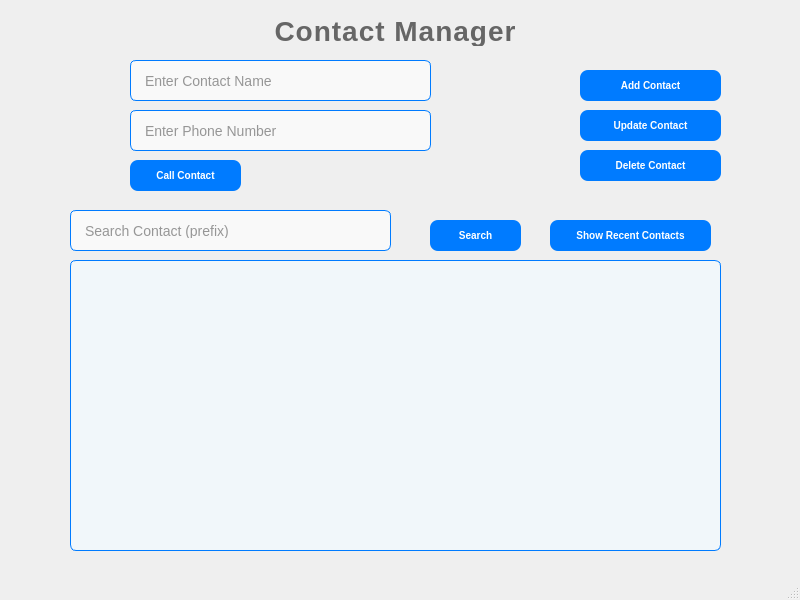
<?xml version="1.0" encoding="UTF-8"?>
<ui version="4.0">
 <class>MainWindow</class>
 <widget class="QMainWindow" name="MainWindow">
  <property name="geometry">
   <rect>
    <x>0</x>
    <y>0</y>
    <width>800</width>
    <height>600</height>
   </rect>
  </property>
  <property name="font">
   <font>
    <family>Arial</family>
    <bold>false</bold>
   </font>
  </property>
  <property name="windowTitle">
   <string>MainWindow</string>
  </property>
  <property name="styleSheet">
   <string notr="true">/* Main Window */
QMainWindow {
    background-color: #e0f2f9; /* Soft light blue-grey background for a fresh, modern look */
    color: #333; /* Darker grey for better contrast */
    font-family: 'Arial', sans-serif; /* Clean, professional font */
    border: 1px solid #ccc;
    border-radius: 10px; /* Rounded corners for the main window */
    padding: 20px; /* Padding for overall layout */
}

/* Title Bar */
QWidget#titleBar {
    background: qlineargradient(spread:pad, x1:0, y1:0, x2:1, y2:0, stop:0 #0056b3, stop:1 #007BFF); /* Gradient background */
    color: white; /* White text */
    font-size: 20px; /* Larger font for title */
    font-weight: bold; /* Bold font for emphasis */
    padding: 15px; /* Extra padding for better spacing */
    border-bottom: 2px solid #0056b3; /* Stylish bottom border */
}

/* Button Styling */
QPushButton {
    background-color: #007BFF; /* Standard blue */
    color: white;
    border-radius: 8px;
    padding: 12px 24px; /* Extra padding for a bolder look */
    font-size: 16px;
    font-weight: bold; /* Bold text for stronger call to action */
    border: none;
    box-shadow: 0px 3px 10px rgba(0, 123, 255, 0.3); /* Drop shadow for depth */
    transition: background-color 0.3s ease, box-shadow 0.3s ease;
}

QP
</string>
  </property>
  <property name="tabShape">
   <enum>QTabWidget::TabShape::Rounded</enum>
  </property>
  <widget class="QWidget" name="centralwidget">
   <widget class="QLineEdit" name="nameInput">
    <property name="geometry">
     <rect>
      <x>130</x>
      <y>60</y>
      <width>301</width>
      <height>41</height>
     </rect>
    </property>
    <property name="styleSheet">
     <string notr="true">QLineEdit {
    padding: 12px; /* Slightly increased padding for comfort */
    border: 1px solid #007BFF; /* More vibrant border for better visibility */
    border-radius: 6px; /* Softer rounded corners */
    font-size: 14px; /* Larger font for better readability */
    color: #333; /* Darker text color for good contrast */
    background-color: #f9f9f9; /* Subtle grey background for softness */
}

QLineEdit:focus {
    border: 1px solid #0056b3; /* Stronger blue on focus */
    background-color: #ffffff; /* Brighten background on focus */
}

QLineEdit::placeholder {
    color: #666; /* Darker placeholder for better visibility */
    font-size: 13px; /* Slightly larger placeholder text */
}
</string>
    </property>
    <property name="text">
     <string/>
    </property>
    <property name="placeholderText">
     <string>Enter Contact Name </string>
    </property>
    <property name="clearButtonEnabled">
     <bool>true</bool>
    </property>
   </widget>
   <widget class="QLineEdit" name="phoneInput">
    <property name="geometry">
     <rect>
      <x>130</x>
      <y>110</y>
      <width>301</width>
      <height>41</height>
     </rect>
    </property>
    <property name="styleSheet">
     <string notr="true">QLineEdit {
    padding: 12px; /* Slightly increased padding for comfort */
    border: 1px solid #007BFF; /* More vibrant border for better visibility */
    border-radius: 6px; /* Softer rounded corners */
    font-size: 14px; /* Larger font for better readability */
    color: #333; /* Darker text color for good contrast */
    background-color: #f9f9f9; /* Subtle grey background for softness */
}

QLineEdit:focus {
    border: 1px solid #0056b3; /* Stronger blue on focus */
    background-color: #ffffff; /* Brighten background on focus */
}

QLineEdit::placeholder {
    color: #666; /* Darker placeholder for better visibility */
    font-size: 13px; /* Slightly larger placeholder text */
}
</string>
    </property>
    <property name="placeholderText">
     <string>Enter Phone Number</string>
    </property>
    <property name="clearButtonEnabled">
     <bool>true</bool>
    </property>
   </widget>
   <widget class="QLineEdit" name="searchInput">
    <property name="geometry">
     <rect>
      <x>70</x>
      <y>210</y>
      <width>321</width>
      <height>41</height>
     </rect>
    </property>
    <property name="styleSheet">
     <string notr="true">QLineEdit {
    padding: 12px; /* Slightly increased padding for comfort */
    border: 1px solid #007BFF; /* More vibrant border for better visibility */
    border-radius: 6px; /* Softer rounded corners */
    font-size: 14px; /* Larger font for better readability */
    color: #333; /* Darker text color for good contrast */
    background-color: #f9f9f9; /* Subtle grey background for softness */
}

QLineEdit:focus {
    border: 1px solid #0056b3; /* Stronger blue on focus */
    background-color: #ffffff; /* Brighten background on focus */
}

QLineEdit::placeholder {
    color: #666; /* Darker placeholder for better visibility */
    font-size: 13px; /* Slightly larger placeholder text */
}
</string>
    </property>
    <property name="placeholderText">
     <string>Search Contact (prefix)</string>
    </property>
   </widget>
   <widget class="QPushButton" name="addButton">
    <property name="geometry">
     <rect>
      <x>580</x>
      <y>70</y>
      <width>141</width>
      <height>31</height>
     </rect>
    </property>
    <property name="palette">
     <palette>
      <active>
       <colorrole role="WindowText">
        <brush brushstyle="SolidPattern">
         <color alpha="255">
          <red>255</red>
          <green>255</green>
          <blue>255</blue>
         </color>
        </brush>
       </colorrole>
       <colorrole role="Button">
        <brush brushstyle="SolidPattern">
         <color alpha="255">
          <red>0</red>
          <green>123</green>
          <blue>255</blue>
         </color>
        </brush>
       </colorrole>
       <colorrole role="Text">
        <brush brushstyle="SolidPattern">
         <color alpha="255">
          <red>255</red>
          <green>255</green>
          <blue>255</blue>
         </color>
        </brush>
       </colorrole>
       <colorrole role="ButtonText">
        <brush brushstyle="SolidPattern">
         <color alpha="255">
          <red>255</red>
          <green>255</green>
          <blue>255</blue>
         </color>
        </brush>
       </colorrole>
       <colorrole role="Base">
        <brush brushstyle="SolidPattern">
         <color alpha="255">
          <red>0</red>
          <green>123</green>
          <blue>255</blue>
         </color>
        </brush>
       </colorrole>
       <colorrole role="Window">
        <brush brushstyle="SolidPattern">
         <color alpha="255">
          <red>0</red>
          <green>123</green>
          <blue>255</blue>
         </color>
        </brush>
       </colorrole>
       <colorrole role="PlaceholderText">
        <brush brushstyle="SolidPattern">
         <color alpha="128">
          <red>255</red>
          <green>255</green>
          <blue>255</blue>
         </color>
        </brush>
       </colorrole>
      </active>
      <inactive>
       <colorrole role="WindowText">
        <brush brushstyle="SolidPattern">
         <color alpha="255">
          <red>255</red>
          <green>255</green>
          <blue>255</blue>
         </color>
        </brush>
       </colorrole>
       <colorrole role="Button">
        <brush brushstyle="SolidPattern">
         <color alpha="255">
          <red>0</red>
          <green>123</green>
          <blue>255</blue>
         </color>
        </brush>
       </colorrole>
       <colorrole role="Text">
        <brush brushstyle="SolidPattern">
         <color alpha="255">
          <red>255</red>
          <green>255</green>
          <blue>255</blue>
         </color>
        </brush>
       </colorrole>
       <colorrole role="ButtonText">
        <brush brushstyle="SolidPattern">
         <color alpha="255">
          <red>255</red>
          <green>255</green>
          <blue>255</blue>
         </color>
        </brush>
       </colorrole>
       <colorrole role="Base">
        <brush brushstyle="SolidPattern">
         <color alpha="255">
          <red>0</red>
          <green>123</green>
          <blue>255</blue>
         </color>
        </brush>
       </colorrole>
       <colorrole role="Window">
        <brush brushstyle="SolidPattern">
         <color alpha="255">
          <red>0</red>
          <green>123</green>
          <blue>255</blue>
         </color>
        </brush>
       </colorrole>
       <colorrole role="PlaceholderText">
        <brush brushstyle="SolidPattern">
         <color alpha="128">
          <red>255</red>
          <green>255</green>
          <blue>255</blue>
         </color>
        </brush>
       </colorrole>
      </inactive>
      <disabled>
       <colorrole role="WindowText">
        <brush brushstyle="SolidPattern">
         <color alpha="255">
          <red>255</red>
          <green>255</green>
          <blue>255</blue>
         </color>
        </brush>
       </colorrole>
       <colorrole role="Button">
        <brush brushstyle="SolidPattern">
         <color alpha="255">
          <red>0</red>
          <green>123</green>
          <blue>255</blue>
         </color>
        </brush>
       </colorrole>
       <colorrole role="Text">
        <brush brushstyle="SolidPattern">
         <color alpha="255">
          <red>255</red>
          <green>255</green>
          <blue>255</blue>
         </color>
        </brush>
       </colorrole>
       <colorrole role="ButtonText">
        <brush brushstyle="SolidPattern">
         <color alpha="255">
          <red>255</red>
          <green>255</green>
          <blue>255</blue>
         </color>
        </brush>
       </colorrole>
       <colorrole role="Base">
        <brush brushstyle="SolidPattern">
         <color alpha="255">
          <red>0</red>
          <green>123</green>
          <blue>255</blue>
         </color>
        </brush>
       </colorrole>
       <colorrole role="Window">
        <brush brushstyle="SolidPattern">
         <color alpha="255">
          <red>0</red>
          <green>123</green>
          <blue>255</blue>
         </color>
        </brush>
       </colorrole>
       <colorrole role="PlaceholderText">
        <brush brushstyle="SolidPattern">
         <color alpha="128">
          <red>255</red>
          <green>255</green>
          <blue>255</blue>
         </color>
        </brush>
       </colorrole>
      </disabled>
     </palette>
    </property>
    <property name="font">
     <font>
      <family>Segoe UI</family>
      <pointsize>-1</pointsize>
      <bold>true</bold>
     </font>
    </property>
    <property name="styleSheet">
     <string notr="true">QPushButton {
    background-color: #007BFF; /* Primary color */
    color: white;
    border-radius: 8px; /* Rounded corners */
    padding: 10px 20px; /* Vertical and horizontal padding */
    font-size: 10px; /* Font size */
}

QPushButton:hover {
    background-color: #0056b3; /* Darker shade on hover */
}

QPushButton:pressed {
    background-color: #003f7f; /* Even darker on press */
}
</string>
    </property>
    <property name="text">
     <string>Add Contact</string>
    </property>
    <property name="icon">
     <iconset theme="QIcon::ThemeIcon::ContactNew"/>
    </property>
   </widget>
   <widget class="QPushButton" name="updateButton">
    <property name="geometry">
     <rect>
      <x>580</x>
      <y>110</y>
      <width>141</width>
      <height>31</height>
     </rect>
    </property>
    <property name="palette">
     <palette>
      <active>
       <colorrole role="WindowText">
        <brush brushstyle="SolidPattern">
         <color alpha="255">
          <red>255</red>
          <green>255</green>
          <blue>255</blue>
         </color>
        </brush>
       </colorrole>
       <colorrole role="Button">
        <brush brushstyle="SolidPattern">
         <color alpha="255">
          <red>0</red>
          <green>123</green>
          <blue>255</blue>
         </color>
        </brush>
       </colorrole>
       <colorrole role="Text">
        <brush brushstyle="SolidPattern">
         <color alpha="255">
          <red>255</red>
          <green>255</green>
          <blue>255</blue>
         </color>
        </brush>
       </colorrole>
       <colorrole role="ButtonText">
        <brush brushstyle="SolidPattern">
         <color alpha="255">
          <red>255</red>
          <green>255</green>
          <blue>255</blue>
         </color>
        </brush>
       </colorrole>
       <colorrole role="Base">
        <brush brushstyle="SolidPattern">
         <color alpha="255">
          <red>0</red>
          <green>123</green>
          <blue>255</blue>
         </color>
        </brush>
       </colorrole>
       <colorrole role="Window">
        <brush brushstyle="SolidPattern">
         <color alpha="255">
          <red>0</red>
          <green>123</green>
          <blue>255</blue>
         </color>
        </brush>
       </colorrole>
       <colorrole role="PlaceholderText">
        <brush brushstyle="SolidPattern">
         <color alpha="128">
          <red>255</red>
          <green>255</green>
          <blue>255</blue>
         </color>
        </brush>
       </colorrole>
      </active>
      <inactive>
       <colorrole role="WindowText">
        <brush brushstyle="SolidPattern">
         <color alpha="255">
          <red>255</red>
          <green>255</green>
          <blue>255</blue>
         </color>
        </brush>
       </colorrole>
       <colorrole role="Button">
        <brush brushstyle="SolidPattern">
         <color alpha="255">
          <red>0</red>
          <green>123</green>
          <blue>255</blue>
         </color>
        </brush>
       </colorrole>
       <colorrole role="Text">
        <brush brushstyle="SolidPattern">
         <color alpha="255">
          <red>255</red>
          <green>255</green>
          <blue>255</blue>
         </color>
        </brush>
       </colorrole>
       <colorrole role="ButtonText">
        <brush brushstyle="SolidPattern">
         <color alpha="255">
          <red>255</red>
          <green>255</green>
          <blue>255</blue>
         </color>
        </brush>
       </colorrole>
       <colorrole role="Base">
        <brush brushstyle="SolidPattern">
         <color alpha="255">
          <red>0</red>
          <green>123</green>
          <blue>255</blue>
         </color>
        </brush>
       </colorrole>
       <colorrole role="Window">
        <brush brushstyle="SolidPattern">
         <color alpha="255">
          <red>0</red>
          <green>123</green>
          <blue>255</blue>
         </color>
        </brush>
       </colorrole>
       <colorrole role="PlaceholderText">
        <brush brushstyle="SolidPattern">
         <color alpha="128">
          <red>255</red>
          <green>255</green>
          <blue>255</blue>
         </color>
        </brush>
       </colorrole>
      </inactive>
      <disabled>
       <colorrole role="WindowText">
        <brush brushstyle="SolidPattern">
         <color alpha="255">
          <red>255</red>
          <green>255</green>
          <blue>255</blue>
         </color>
        </brush>
       </colorrole>
       <colorrole role="Button">
        <brush brushstyle="SolidPattern">
         <color alpha="255">
          <red>0</red>
          <green>123</green>
          <blue>255</blue>
         </color>
        </brush>
       </colorrole>
       <colorrole role="Text">
        <brush brushstyle="SolidPattern">
         <color alpha="255">
          <red>255</red>
          <green>255</green>
          <blue>255</blue>
         </color>
        </brush>
       </colorrole>
       <colorrole role="ButtonText">
        <brush brushstyle="SolidPattern">
         <color alpha="255">
          <red>255</red>
          <green>255</green>
          <blue>255</blue>
         </color>
        </brush>
       </colorrole>
       <colorrole role="Base">
        <brush brushstyle="SolidPattern">
         <color alpha="255">
          <red>0</red>
          <green>123</green>
          <blue>255</blue>
         </color>
        </brush>
       </colorrole>
       <colorrole role="Window">
        <brush brushstyle="SolidPattern">
         <color alpha="255">
          <red>0</red>
          <green>123</green>
          <blue>255</blue>
         </color>
        </brush>
       </colorrole>
       <colorrole role="PlaceholderText">
        <brush brushstyle="SolidPattern">
         <color alpha="128">
          <red>255</red>
          <green>255</green>
          <blue>255</blue>
         </color>
        </brush>
       </colorrole>
      </disabled>
     </palette>
    </property>
    <property name="font">
     <font>
      <family>Segoe UI</family>
      <pointsize>-1</pointsize>
      <bold>true</bold>
     </font>
    </property>
    <property name="styleSheet">
     <string notr="true">QPushButton {
    background-color: #007BFF; /* Primary color */
    color: white;
    border-radius: 8px; /* Rounded corners */
    padding: 10px 20px; /* Vertical and horizontal padding */
    font-size: 10px; /* Font size */
}

QPushButton:hover {
    background-color: #0056b3; /* Darker shade on hover */
}

QPushButton:pressed {
    background-color: #003f7f; /* Even darker on press */
}
</string>
    </property>
    <property name="text">
     <string>Update Contact</string>
    </property>
    <property name="icon">
     <iconset theme="QIcon::ThemeIcon::SyncSynchronizing"/>
    </property>
   </widget>
   <widget class="QPushButton" name="deleteButton">
    <property name="geometry">
     <rect>
      <x>580</x>
      <y>150</y>
      <width>141</width>
      <height>31</height>
     </rect>
    </property>
    <property name="palette">
     <palette>
      <active>
       <colorrole role="WindowText">
        <brush brushstyle="SolidPattern">
         <color alpha="255">
          <red>255</red>
          <green>255</green>
          <blue>255</blue>
         </color>
        </brush>
       </colorrole>
       <colorrole role="Button">
        <brush brushstyle="SolidPattern">
         <color alpha="255">
          <red>0</red>
          <green>123</green>
          <blue>255</blue>
         </color>
        </brush>
       </colorrole>
       <colorrole role="Text">
        <brush brushstyle="SolidPattern">
         <color alpha="255">
          <red>255</red>
          <green>255</green>
          <blue>255</blue>
         </color>
        </brush>
       </colorrole>
       <colorrole role="ButtonText">
        <brush brushstyle="SolidPattern">
         <color alpha="255">
          <red>255</red>
          <green>255</green>
          <blue>255</blue>
         </color>
        </brush>
       </colorrole>
       <colorrole role="Base">
        <brush brushstyle="SolidPattern">
         <color alpha="255">
          <red>0</red>
          <green>123</green>
          <blue>255</blue>
         </color>
        </brush>
       </colorrole>
       <colorrole role="Window">
        <brush brushstyle="SolidPattern">
         <color alpha="255">
          <red>0</red>
          <green>123</green>
          <blue>255</blue>
         </color>
        </brush>
       </colorrole>
       <colorrole role="PlaceholderText">
        <brush brushstyle="SolidPattern">
         <color alpha="128">
          <red>255</red>
          <green>255</green>
          <blue>255</blue>
         </color>
        </brush>
       </colorrole>
      </active>
      <inactive>
       <colorrole role="WindowText">
        <brush brushstyle="SolidPattern">
         <color alpha="255">
          <red>255</red>
          <green>255</green>
          <blue>255</blue>
         </color>
        </brush>
       </colorrole>
       <colorrole role="Button">
        <brush brushstyle="SolidPattern">
         <color alpha="255">
          <red>0</red>
          <green>123</green>
          <blue>255</blue>
         </color>
        </brush>
       </colorrole>
       <colorrole role="Text">
        <brush brushstyle="SolidPattern">
         <color alpha="255">
          <red>255</red>
          <green>255</green>
          <blue>255</blue>
         </color>
        </brush>
       </colorrole>
       <colorrole role="ButtonText">
        <brush brushstyle="SolidPattern">
         <color alpha="255">
          <red>255</red>
          <green>255</green>
          <blue>255</blue>
         </color>
        </brush>
       </colorrole>
       <colorrole role="Base">
        <brush brushstyle="SolidPattern">
         <color alpha="255">
          <red>0</red>
          <green>123</green>
          <blue>255</blue>
         </color>
        </brush>
       </colorrole>
       <colorrole role="Window">
        <brush brushstyle="SolidPattern">
         <color alpha="255">
          <red>0</red>
          <green>123</green>
          <blue>255</blue>
         </color>
        </brush>
       </colorrole>
       <colorrole role="PlaceholderText">
        <brush brushstyle="SolidPattern">
         <color alpha="128">
          <red>255</red>
          <green>255</green>
          <blue>255</blue>
         </color>
        </brush>
       </colorrole>
      </inactive>
      <disabled>
       <colorrole role="WindowText">
        <brush brushstyle="SolidPattern">
         <color alpha="255">
          <red>255</red>
          <green>255</green>
          <blue>255</blue>
         </color>
        </brush>
       </colorrole>
       <colorrole role="Button">
        <brush brushstyle="SolidPattern">
         <color alpha="255">
          <red>0</red>
          <green>123</green>
          <blue>255</blue>
         </color>
        </brush>
       </colorrole>
       <colorrole role="Text">
        <brush brushstyle="SolidPattern">
         <color alpha="255">
          <red>255</red>
          <green>255</green>
          <blue>255</blue>
         </color>
        </brush>
       </colorrole>
       <colorrole role="ButtonText">
        <brush brushstyle="SolidPattern">
         <color alpha="255">
          <red>255</red>
          <green>255</green>
          <blue>255</blue>
         </color>
        </brush>
       </colorrole>
       <colorrole role="Base">
        <brush brushstyle="SolidPattern">
         <color alpha="255">
          <red>0</red>
          <green>123</green>
          <blue>255</blue>
         </color>
        </brush>
       </colorrole>
       <colorrole role="Window">
        <brush brushstyle="SolidPattern">
         <color alpha="255">
          <red>0</red>
          <green>123</green>
          <blue>255</blue>
         </color>
        </brush>
       </colorrole>
       <colorrole role="PlaceholderText">
        <brush brushstyle="SolidPattern">
         <color alpha="128">
          <red>255</red>
          <green>255</green>
          <blue>255</blue>
         </color>
        </brush>
       </colorrole>
      </disabled>
     </palette>
    </property>
    <property name="font">
     <font>
      <family>Segoe UI</family>
      <pointsize>-1</pointsize>
      <bold>true</bold>
     </font>
    </property>
    <property name="styleSheet">
     <string notr="true">QPushButton {
    background-color: #007BFF; /* Primary color */
    color: white;
    border-radius: 8px; /* Rounded corners */
    padding: 10px 20px; /* Vertical and horizontal padding */
    font-size: 10px; /* Font size */
}

QPushButton:hover {
    background-color: #0056b3; /* Darker shade on hover */
}

QPushButton:pressed {
    background-color: #003f7f; /* Even darker on press */
}
</string>
    </property>
    <property name="text">
     <string>Delete Contact</string>
    </property>
    <property name="icon">
     <iconset theme="QIcon::ThemeIcon::EditClear"/>
    </property>
   </widget>
   <widget class="QPushButton" name="callButton">
    <property name="geometry">
     <rect>
      <x>130</x>
      <y>160</y>
      <width>111</width>
      <height>31</height>
     </rect>
    </property>
    <property name="palette">
     <palette>
      <active>
       <colorrole role="WindowText">
        <brush brushstyle="SolidPattern">
         <color alpha="255">
          <red>255</red>
          <green>255</green>
          <blue>255</blue>
         </color>
        </brush>
       </colorrole>
       <colorrole role="Button">
        <brush brushstyle="SolidPattern">
         <color alpha="255">
          <red>0</red>
          <green>123</green>
          <blue>255</blue>
         </color>
        </brush>
       </colorrole>
       <colorrole role="Text">
        <brush brushstyle="SolidPattern">
         <color alpha="255">
          <red>255</red>
          <green>255</green>
          <blue>255</blue>
         </color>
        </brush>
       </colorrole>
       <colorrole role="ButtonText">
        <brush brushstyle="SolidPattern">
         <color alpha="255">
          <red>255</red>
          <green>255</green>
          <blue>255</blue>
         </color>
        </brush>
       </colorrole>
       <colorrole role="Base">
        <brush brushstyle="SolidPattern">
         <color alpha="255">
          <red>0</red>
          <green>123</green>
          <blue>255</blue>
         </color>
        </brush>
       </colorrole>
       <colorrole role="Window">
        <brush brushstyle="SolidPattern">
         <color alpha="255">
          <red>0</red>
          <green>123</green>
          <blue>255</blue>
         </color>
        </brush>
       </colorrole>
       <colorrole role="PlaceholderText">
        <brush brushstyle="SolidPattern">
         <color alpha="128">
          <red>255</red>
          <green>255</green>
          <blue>255</blue>
         </color>
        </brush>
       </colorrole>
      </active>
      <inactive>
       <colorrole role="WindowText">
        <brush brushstyle="SolidPattern">
         <color alpha="255">
          <red>255</red>
          <green>255</green>
          <blue>255</blue>
         </color>
        </brush>
       </colorrole>
       <colorrole role="Button">
        <brush brushstyle="SolidPattern">
         <color alpha="255">
          <red>0</red>
          <green>123</green>
          <blue>255</blue>
         </color>
        </brush>
       </colorrole>
       <colorrole role="Text">
        <brush brushstyle="SolidPattern">
         <color alpha="255">
          <red>255</red>
          <green>255</green>
          <blue>255</blue>
         </color>
        </brush>
       </colorrole>
       <colorrole role="ButtonText">
        <brush brushstyle="SolidPattern">
         <color alpha="255">
          <red>255</red>
          <green>255</green>
          <blue>255</blue>
         </color>
        </brush>
       </colorrole>
       <colorrole role="Base">
        <brush brushstyle="SolidPattern">
         <color alpha="255">
          <red>0</red>
          <green>123</green>
          <blue>255</blue>
         </color>
        </brush>
       </colorrole>
       <colorrole role="Window">
        <brush brushstyle="SolidPattern">
         <color alpha="255">
          <red>0</red>
          <green>123</green>
          <blue>255</blue>
         </color>
        </brush>
       </colorrole>
       <colorrole role="PlaceholderText">
        <brush brushstyle="SolidPattern">
         <color alpha="128">
          <red>255</red>
          <green>255</green>
          <blue>255</blue>
         </color>
        </brush>
       </colorrole>
      </inactive>
      <disabled>
       <colorrole role="WindowText">
        <brush brushstyle="SolidPattern">
         <color alpha="255">
          <red>255</red>
          <green>255</green>
          <blue>255</blue>
         </color>
        </brush>
       </colorrole>
       <colorrole role="Button">
        <brush brushstyle="SolidPattern">
         <color alpha="255">
          <red>0</red>
          <green>123</green>
          <blue>255</blue>
         </color>
        </brush>
       </colorrole>
       <colorrole role="Text">
        <brush brushstyle="SolidPattern">
         <color alpha="255">
          <red>255</red>
          <green>255</green>
          <blue>255</blue>
         </color>
        </brush>
       </colorrole>
       <colorrole role="ButtonText">
        <brush brushstyle="SolidPattern">
         <color alpha="255">
          <red>255</red>
          <green>255</green>
          <blue>255</blue>
         </color>
        </brush>
       </colorrole>
       <colorrole role="Base">
        <brush brushstyle="SolidPattern">
         <color alpha="255">
          <red>0</red>
          <green>123</green>
          <blue>255</blue>
         </color>
        </brush>
       </colorrole>
       <colorrole role="Window">
        <brush brushstyle="SolidPattern">
         <color alpha="255">
          <red>0</red>
          <green>123</green>
          <blue>255</blue>
         </color>
        </brush>
       </colorrole>
       <colorrole role="PlaceholderText">
        <brush brushstyle="SolidPattern">
         <color alpha="128">
          <red>255</red>
          <green>255</green>
          <blue>255</blue>
         </color>
        </brush>
       </colorrole>
      </disabled>
     </palette>
    </property>
    <property name="font">
     <font>
      <family>Segoe UI</family>
      <pointsize>-1</pointsize>
      <bold>true</bold>
     </font>
    </property>
    <property name="styleSheet">
     <string notr="true">QPushButton {
    background-color: #007BFF; /* Primary color */
    color: white;
    border-radius: 8px; /* Rounded corners */
    padding: 10px 20px; /* Vertical and horizontal padding */
    font-size: 10px; /* Font size */
}

QPushButton:hover {
    background-color: #0056b3; /* Darker shade on hover */
}

QPushButton:pressed {
    background-color: #003f7f; /* Even darker on press */
}
</string>
    </property>
    <property name="text">
     <string>Call Contact</string>
    </property>
    <property name="icon">
     <iconset theme="QIcon::ThemeIcon::CallStart"/>
    </property>
   </widget>
   <widget class="QPushButton" name="searchButton">
    <property name="geometry">
     <rect>
      <x>430</x>
      <y>220</y>
      <width>91</width>
      <height>31</height>
     </rect>
    </property>
    <property name="palette">
     <palette>
      <active>
       <colorrole role="WindowText">
        <brush brushstyle="SolidPattern">
         <color alpha="255">
          <red>255</red>
          <green>255</green>
          <blue>255</blue>
         </color>
        </brush>
       </colorrole>
       <colorrole role="Button">
        <brush brushstyle="SolidPattern">
         <color alpha="255">
          <red>0</red>
          <green>123</green>
          <blue>255</blue>
         </color>
        </brush>
       </colorrole>
       <colorrole role="Text">
        <brush brushstyle="SolidPattern">
         <color alpha="255">
          <red>255</red>
          <green>255</green>
          <blue>255</blue>
         </color>
        </brush>
       </colorrole>
       <colorrole role="ButtonText">
        <brush brushstyle="SolidPattern">
         <color alpha="255">
          <red>255</red>
          <green>255</green>
          <blue>255</blue>
         </color>
        </brush>
       </colorrole>
       <colorrole role="Base">
        <brush brushstyle="SolidPattern">
         <color alpha="255">
          <red>0</red>
          <green>123</green>
          <blue>255</blue>
         </color>
        </brush>
       </colorrole>
       <colorrole role="Window">
        <brush brushstyle="SolidPattern">
         <color alpha="255">
          <red>0</red>
          <green>123</green>
          <blue>255</blue>
         </color>
        </brush>
       </colorrole>
       <colorrole role="PlaceholderText">
        <brush brushstyle="SolidPattern">
         <color alpha="128">
          <red>255</red>
          <green>255</green>
          <blue>255</blue>
         </color>
        </brush>
       </colorrole>
      </active>
      <inactive>
       <colorrole role="WindowText">
        <brush brushstyle="SolidPattern">
         <color alpha="255">
          <red>255</red>
          <green>255</green>
          <blue>255</blue>
         </color>
        </brush>
       </colorrole>
       <colorrole role="Button">
        <brush brushstyle="SolidPattern">
         <color alpha="255">
          <red>0</red>
          <green>123</green>
          <blue>255</blue>
         </color>
        </brush>
       </colorrole>
       <colorrole role="Text">
        <brush brushstyle="SolidPattern">
         <color alpha="255">
          <red>255</red>
          <green>255</green>
          <blue>255</blue>
         </color>
        </brush>
       </colorrole>
       <colorrole role="ButtonText">
        <brush brushstyle="SolidPattern">
         <color alpha="255">
          <red>255</red>
          <green>255</green>
          <blue>255</blue>
         </color>
        </brush>
       </colorrole>
       <colorrole role="Base">
        <brush brushstyle="SolidPattern">
         <color alpha="255">
          <red>0</red>
          <green>123</green>
          <blue>255</blue>
         </color>
        </brush>
       </colorrole>
       <colorrole role="Window">
        <brush brushstyle="SolidPattern">
         <color alpha="255">
          <red>0</red>
          <green>123</green>
          <blue>255</blue>
         </color>
        </brush>
       </colorrole>
       <colorrole role="PlaceholderText">
        <brush brushstyle="SolidPattern">
         <color alpha="128">
          <red>255</red>
          <green>255</green>
          <blue>255</blue>
         </color>
        </brush>
       </colorrole>
      </inactive>
      <disabled>
       <colorrole role="WindowText">
        <brush brushstyle="SolidPattern">
         <color alpha="255">
          <red>255</red>
          <green>255</green>
          <blue>255</blue>
         </color>
        </brush>
       </colorrole>
       <colorrole role="Button">
        <brush brushstyle="SolidPattern">
         <color alpha="255">
          <red>0</red>
          <green>123</green>
          <blue>255</blue>
         </color>
        </brush>
       </colorrole>
       <colorrole role="Text">
        <brush brushstyle="SolidPattern">
         <color alpha="255">
          <red>255</red>
          <green>255</green>
          <blue>255</blue>
         </color>
        </brush>
       </colorrole>
       <colorrole role="ButtonText">
        <brush brushstyle="SolidPattern">
         <color alpha="255">
          <red>255</red>
          <green>255</green>
          <blue>255</blue>
         </color>
        </brush>
       </colorrole>
       <colorrole role="Base">
        <brush brushstyle="SolidPattern">
         <color alpha="255">
          <red>0</red>
          <green>123</green>
          <blue>255</blue>
         </color>
        </brush>
       </colorrole>
       <colorrole role="Window">
        <brush brushstyle="SolidPattern">
         <color alpha="255">
          <red>0</red>
          <green>123</green>
          <blue>255</blue>
         </color>
        </brush>
       </colorrole>
       <colorrole role="PlaceholderText">
        <brush brushstyle="SolidPattern">
         <color alpha="128">
          <red>255</red>
          <green>255</green>
          <blue>255</blue>
         </color>
        </brush>
       </colorrole>
      </disabled>
     </palette>
    </property>
    <property name="font">
     <font>
      <family>Segoe UI</family>
      <pointsize>-1</pointsize>
      <bold>true</bold>
     </font>
    </property>
    <property name="styleSheet">
     <string notr="true">QPushButton {
    background-color: #007BFF; /* Primary color */
    color: white;
    border-radius: 8px; /* Rounded corners */
    padding: 10px 20px; /* Vertical and horizontal padding */
    font-size: 10px; /* Font size */
}

QPushButton:hover {
    background-color: #0056b3; /* Darker shade on hover */
}

QPushButton:pressed {
    background-color: #003f7f; /* Even darker on press */
}
</string>
    </property>
    <property name="text">
     <string>Search</string>
    </property>
    <property name="icon">
     <iconset theme="QIcon::ThemeIcon::EditFind"/>
    </property>
   </widget>
   <widget class="QListWidget" name="resultList">
    <property name="geometry">
     <rect>
      <x>70</x>
      <y>260</y>
      <width>651</width>
      <height>291</height>
     </rect>
    </property>
    <property name="styleSheet">
     <string notr="true">/* List Widget Styling */
QListWidget {
    background-color: #f1f7fa; /* Soft light blue background to blend with the main window */
    border: 1px solid #007BFF; /* Subtle blue border to match buttons */
    border-radius: 6px; /* Rounded corners for a modern look */
    padding: 5px; /* Padding inside the list */
    font-size: 14px; /* Consistent font size */
}

/* Regular Item Styling */
QListWidget::item {
    padding: 10px; /* Spacing around list items */
    background-color: #f9f9f9; /* Slightly lighter background for items */
    color: #333; /* Dark text for readability */
    border-bottom: 1px solid #ddd; /* Subtle bottom border between items */
}

QListWidget::item:hover {
    background-color: #e0f2f9; /* Light blue hover effect to complement the window */
    color: #007BFF; /* Blue text on hover */
}

/* Selected Item Styling */
QListWidget::item:selected {
    background-color: #007BFF; /* Solid blue for selected items */
    color: white; /* White text for contrast */
    border-radius: 4px; /* Rounded corners for selected items */
    font-weight: bold; /* Bold text for emphasis */
}

/* Alternate Row Styling */
QListWidget::item:nth-child(even) {
    background-color: #eaf4fb; /* Alternate row shading for better readability */
}

/* Scrollbar Styling for List Widget */
QScrollBar:vertical {
    border: none;
    background: #f1f7fa; /* Match the list widget background */
    width: 12px;
}

QScrollBar::handle:vertical {
    background: #007BFF; /* Blue handle to match selected items */
    border-radius: 6px; /* Rounded handle */
    min-height: 20px;
}

QScrollBar::add-line:vertical, QScrollBar::sub-line:vertical {
    background: none;
}
</string>
    </property>
   </widget>
   <widget class="QPushButton" name="showRecentContactsButton">
    <property name="geometry">
     <rect>
      <x>550</x>
      <y>220</y>
      <width>161</width>
      <height>31</height>
     </rect>
    </property>
    <property name="palette">
     <palette>
      <active>
       <colorrole role="WindowText">
        <brush brushstyle="SolidPattern">
         <color alpha="255">
          <red>255</red>
          <green>255</green>
          <blue>255</blue>
         </color>
        </brush>
       </colorrole>
       <colorrole role="Button">
        <brush brushstyle="SolidPattern">
         <color alpha="255">
          <red>0</red>
          <green>123</green>
          <blue>255</blue>
         </color>
        </brush>
       </colorrole>
       <colorrole role="Text">
        <brush brushstyle="SolidPattern">
         <color alpha="255">
          <red>255</red>
          <green>255</green>
          <blue>255</blue>
         </color>
        </brush>
       </colorrole>
       <colorrole role="ButtonText">
        <brush brushstyle="SolidPattern">
         <color alpha="255">
          <red>255</red>
          <green>255</green>
          <blue>255</blue>
         </color>
        </brush>
       </colorrole>
       <colorrole role="Base">
        <brush brushstyle="SolidPattern">
         <color alpha="255">
          <red>0</red>
          <green>123</green>
          <blue>255</blue>
         </color>
        </brush>
       </colorrole>
       <colorrole role="Window">
        <brush brushstyle="SolidPattern">
         <color alpha="255">
          <red>0</red>
          <green>123</green>
          <blue>255</blue>
         </color>
        </brush>
       </colorrole>
       <colorrole role="PlaceholderText">
        <brush brushstyle="SolidPattern">
         <color alpha="128">
          <red>255</red>
          <green>255</green>
          <blue>255</blue>
         </color>
        </brush>
       </colorrole>
      </active>
      <inactive>
       <colorrole role="WindowText">
        <brush brushstyle="SolidPattern">
         <color alpha="255">
          <red>255</red>
          <green>255</green>
          <blue>255</blue>
         </color>
        </brush>
       </colorrole>
       <colorrole role="Button">
        <brush brushstyle="SolidPattern">
         <color alpha="255">
          <red>0</red>
          <green>123</green>
          <blue>255</blue>
         </color>
        </brush>
       </colorrole>
       <colorrole role="Text">
        <brush brushstyle="SolidPattern">
         <color alpha="255">
          <red>255</red>
          <green>255</green>
          <blue>255</blue>
         </color>
        </brush>
       </colorrole>
       <colorrole role="ButtonText">
        <brush brushstyle="SolidPattern">
         <color alpha="255">
          <red>255</red>
          <green>255</green>
          <blue>255</blue>
         </color>
        </brush>
       </colorrole>
       <colorrole role="Base">
        <brush brushstyle="SolidPattern">
         <color alpha="255">
          <red>0</red>
          <green>123</green>
          <blue>255</blue>
         </color>
        </brush>
       </colorrole>
       <colorrole role="Window">
        <brush brushstyle="SolidPattern">
         <color alpha="255">
          <red>0</red>
          <green>123</green>
          <blue>255</blue>
         </color>
        </brush>
       </colorrole>
       <colorrole role="PlaceholderText">
        <brush brushstyle="SolidPattern">
         <color alpha="128">
          <red>255</red>
          <green>255</green>
          <blue>255</blue>
         </color>
        </brush>
       </colorrole>
      </inactive>
      <disabled>
       <colorrole role="WindowText">
        <brush brushstyle="SolidPattern">
         <color alpha="255">
          <red>255</red>
          <green>255</green>
          <blue>255</blue>
         </color>
        </brush>
       </colorrole>
       <colorrole role="Button">
        <brush brushstyle="SolidPattern">
         <color alpha="255">
          <red>0</red>
          <green>123</green>
          <blue>255</blue>
         </color>
        </brush>
       </colorrole>
       <colorrole role="Text">
        <brush brushstyle="SolidPattern">
         <color alpha="255">
          <red>255</red>
          <green>255</green>
          <blue>255</blue>
         </color>
        </brush>
       </colorrole>
       <colorrole role="ButtonText">
        <brush brushstyle="SolidPattern">
         <color alpha="255">
          <red>255</red>
          <green>255</green>
          <blue>255</blue>
         </color>
        </brush>
       </colorrole>
       <colorrole role="Base">
        <brush brushstyle="SolidPattern">
         <color alpha="255">
          <red>0</red>
          <green>123</green>
          <blue>255</blue>
         </color>
        </brush>
       </colorrole>
       <colorrole role="Window">
        <brush brushstyle="SolidPattern">
         <color alpha="255">
          <red>0</red>
          <green>123</green>
          <blue>255</blue>
         </color>
        </brush>
       </colorrole>
       <colorrole role="PlaceholderText">
        <brush brushstyle="SolidPattern">
         <color alpha="128">
          <red>255</red>
          <green>255</green>
          <blue>255</blue>
         </color>
        </brush>
       </colorrole>
      </disabled>
     </palette>
    </property>
    <property name="font">
     <font>
      <family>Segoe UI</family>
      <pointsize>-1</pointsize>
      <bold>true</bold>
     </font>
    </property>
    <property name="styleSheet">
     <string notr="true">QPushButton {
    background-color: #007BFF; /* Primary color */
    color: white;
    border-radius: 8px; /* Rounded corners */
    padding: 10px 20px; /* Vertical and horizontal padding */
    font-size: 10px; /* Font size */
}

QPushButton:hover {
    background-color: #0056b3; /* Darker shade on hover */
}

QPushButton:pressed {
    background-color: #003f7f; /* Even darker on press */
}
</string>
    </property>
    <property name="text">
     <string>Show Recent Contacts</string>
    </property>
    <property name="icon">
     <iconset theme="QIcon::ThemeIcon::FolderOpen"/>
    </property>
   </widget>
   <widget class="QLabel" name="titleLabel">
    <property name="geometry">
     <rect>
      <x>240</x>
      <y>10</y>
      <width>311</width>
      <height>41</height>
     </rect>
    </property>
    <property name="font">
     <font>
      <family>Arial</family>
      <pointsize>-1</pointsize>
      <fontweight>DemiBold</fontweight>
     </font>
    </property>
    <property name="styleSheet">
     <string notr="true">/* Title Label */
QLabel#titleLabel {
    color: #666666; /* Light grey for subtle contrast */
    font-family: 'Arial', sans-serif;
    font-size: 28px; /* Slightly larger for emphasis */
    font-weight: 600; /* Semi-bold to make it stand out */
    letter-spacing: 1px; /* Add spacing between letters for a refined look */
    padding: 5px; /* Light padding for spacing */
    text-align: center; /* Center the text */
}
</string>
    </property>
    <property name="text">
     <string>Contact Manager</string>
    </property>
    <property name="alignment">
     <set>Qt::AlignmentFlag::AlignCenter</set>
    </property>
   </widget>
  </widget>
  <widget class="QMenuBar" name="menubar">
   <property name="geometry">
    <rect>
     <x>0</x>
     <y>0</y>
     <width>800</width>
     <height>17</height>
    </rect>
   </property>
  </widget>
  <widget class="QStatusBar" name="statusbar"/>
 </widget>
 <resources/>
 <connections/>
</ui>
